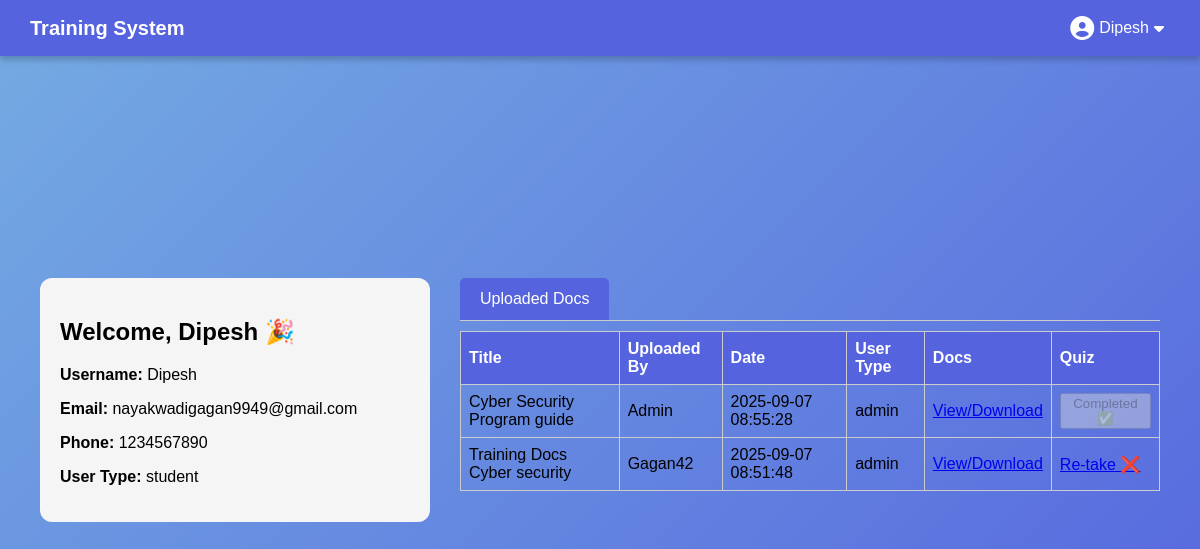
/ (signed in), run on the app's committed database.
### tables this page shows
CREATE TABLE users (
            id INTEGER PRIMARY KEY AUTOINCREMENT,
            username TEXT UNIQUE NOT NULL,
            password TEXT NOT NULL,
            userType TEXT CHECK(userType IN ('admin', 'trainer', 'student')) NOT NULL,
            email TEXT,
            phoneNumber TEXT,
            createDate DATE,
            updatedDate DATE,
            lastUpdatedBy TEXT
        );

CREATE TABLE documents (
            id INTEGER PRIMARY KEY AUTOINCREMENT,
            title TEXT NOT NULL,
            filename TEXT NOT NULL,
            uploaded_by INTEGER,
            upload_date DATE DEFAULT (datetime('now','localtime')),
            FOREIGN KEY (uploaded_by) REFERENCES users(id)
        );

### app.py (the view, shortened to what this page needs)
@app.route("/")
def home():
    if "user" not in session:
        flash("Please login first.", "info")
        return redirect(url_for("login"))
    conn = sqlite3.connect(DB_NAME)
    cursor = conn.cursor()
    cursor.execute(
        "SELECT id, username, email, phoneNumber, userType FROM users WHERE username = ?",
        (session['user'],)
    )
    user_info = cursor.fetchone()
    if not user_info:
        flash("User not found. Please login again.", "danger")
        session.clear()
        conn.close()
        return redirect(url_for("login"))
    session['user_id'] = user_info[0]
    session['user'] = user_info[1]
    session['userType'] = user_info[4]
    session['email'] = user_info[2] or "N/A"
    session['phoneNumber'] = user_info[3] or "N/A"
    cursor.execute("""
        SELECT d.id, d.title, d.filename, u.username, d.upload_date, u.userType
        FROM documents d
        JOIN users u ON d.uploaded_by = u.id
        ORDER BY d.upload_date DESC
    """)
    documents = cursor.fetchall()
    doc_quiz_status = {}
    if session['userType'] == 'student':
        cursor.execute("""
            SELECT q.document_id, qs.status
            FROM quizzes q
            LEFT JOIN quiz_submissions qs
            ON q.id = qs.quiz_id AND qs.user_id = ?
        """, (session['user_id'],))
        for doc_id, status in cursor.fetchall():
            if status is None:
                doc_quiz_status[doc_id] = 'not_started'
            elif status == 'completed':
                doc_quiz_status[doc_id] = 'completed'
            else:
                doc_quiz_status[doc_id] = 'failed'
    user_tables = {}
    conn.close()
    return render_template(
        "home.html",
        user=session['user'],
        documents=documents,
        doc_quiz_status=doc_quiz_status,
        user_tables=user_tables if session['userType'] == 'admin' else None
    )

### templates/home.html (shortened to what this page needs)
<!DOCTYPE html>
<html>
  <head>
    <link
      rel="stylesheet"
      href="{{ url_for('static', filename='style.css') }}"
    />
    <link
      rel="stylesheet"
      href="https://cdnjs.cloudflare.com/ajax/libs/font-awesome/6.5.0/css/all.min.css"
    />
  </head>
  <body>
    <header class="header">
      <div class="logo">Training System</div>
      <div class="user-dropdown">
        <button class="dropbtn" id="profileBtn">
          <i class="fas fa-user-circle profile-icon"></i> {{ user }}
          <i class="fas fa-caret-down"></i>
        </button>
      </div>
    </header>
    {% if session['userType'] == 'student' %}
    <div class="main-container">
      <div class="user-info-container">
        <h2>Welcome, {{ user }} 🎉</h2>
        <p><strong>Username:</strong> {{ user }}</p>
        <p><strong>Email:</strong> {{ session.get('email', 'N/A') }}</p>
        <p><strong>Phone:</strong> {{ session.get('phoneNumber', 'N/A') }}</p>
        <p><strong>User Type:</strong> {{ session.get('userType') }}</p>
      </div>
      <div class="tabs-container">
        <div class="tab">
          <button
            class="tablinks active"
            onclick="openTab(event, 'UploadedDocs')"
          >
            Uploaded Docs
          </button>
        </div>
        <div id="UploadedDocs" class="tabcontent" style="display: block">
          <table>
            <tr>
              <th>Title</th>
              <th>Uploaded By</th>
              <th>Date</th>
              <th>User Type</th>
              <th>Docs</th>
              <th>Quiz</th>
            </tr>
            {% for doc in documents %}
            <tr>
              <td>{{ doc[1] }}</td>
              <td>{{ doc[3] }}</td>
              <td>{{ doc[4] }}</td>
              <td>{{ doc[5] }}</td>
              <td>
                <a href="{{ url_for('download_file', filename=doc[2]) }}"
                  >View/Download</a
                >
              </td>
              <td>
                {% set quiz_status = doc_quiz_status.get(doc[0], 'not_started')
                %} {% if quiz_status == 'completed' %}
                <button disabled>Completed ✅</button>
                {% elif quiz_status == 'not_started' %}
                <a href="{{ url_for('start_quiz', doc_id=doc[0]) }}"
                  >Start Quiz ▶️</a
                >
                {% elif quiz_status == 'failed' %}
                <a href="{{ url_for('start_quiz', doc_id=doc[0]) }}"
                  >Re-take ❌</a
                >
                {% endif %}
              </td>
            </tr>
            {% endfor %}
          </table>
        </div>
      </div>
    </div>
    {% endif %}
  </body>
</html>

### static/style.css (style rules this page uses)
body { font-family: Arial, sans-serif; background: linear-gradient(135deg, #74ABE2, #5563DE); height: 100vh; display: flex; justify-content: center; align-items: center; margin: 0; }
.header { position: fixed; top: 0; left: 0; width: 100%; background: #5563DE; color: white; padding: 15px 30px; display: flex; justify-content: space-between; align-items: center; box-shadow: 0 4px 6px rgba(0,0,0,0.2); z-index: 1000; box-sizing: border-box; }
.header .logo { font-size: 20px; font-weight: bold; }
.user-dropdown { position: relative; }
.dropbtn { background: none; color: white; border: none; cursor: pointer; font-size: 16px; display: flex; align-items: center; gap: 5px; }
.profile-icon { font-size: 24px; }

### templates/home.html (style rules this page uses)
.main-container { display: flex; flex-direction: row; gap: 30px; padding: 20px 40px; align-items: flex-start; }
body, html { margin: 0; padding: 0; height: 100%; font-family: Arial, sans-serif; }
.user-info-container { flex: 1; background: #f5f5f5; padding: 20px; border-radius: 12px; height: fit-content; }
.tabs-container { flex: 2; }
.tab { overflow: hidden; border-bottom: 1px solid #ccc; margin-bottom: 10px; }
.tab button { background-color: inherit; border: none; cursor: pointer; padding: 12px 20px; transition: 0.3s; font-size: 16px; }
.tab button.active { background-color: #5563de; color: white; border-radius: 5px 5px 0 0; }
.tabcontent { display: none; }
table { width: 100%; border-collapse: collapse; }
th, td { border: 1px solid #ccc; padding: 8px; text-align: left; }
th { background-color: #5563de; color: white; }

### data on the page
users: username "Dipesh", get "nayakwadigagan9949@gmail.com", get "1234567890", get "student"
documents: title "Cyber Security Program guide", username "Admin", upload_date "2025-09-07 08:55:28", userType "admin", shows "Completed ✅"
documents: title "Training Docs Cyber security", username "Gagan42", upload_date "2025-09-07 08:51:48", userType "admin"
